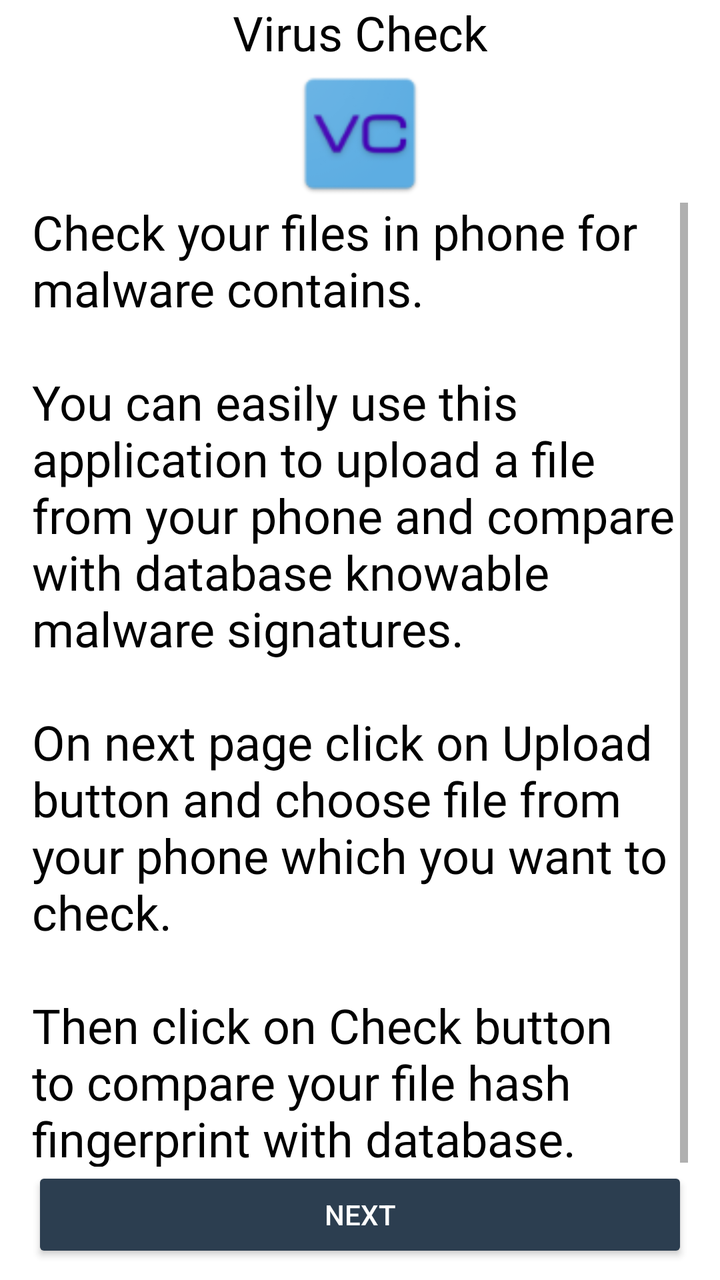
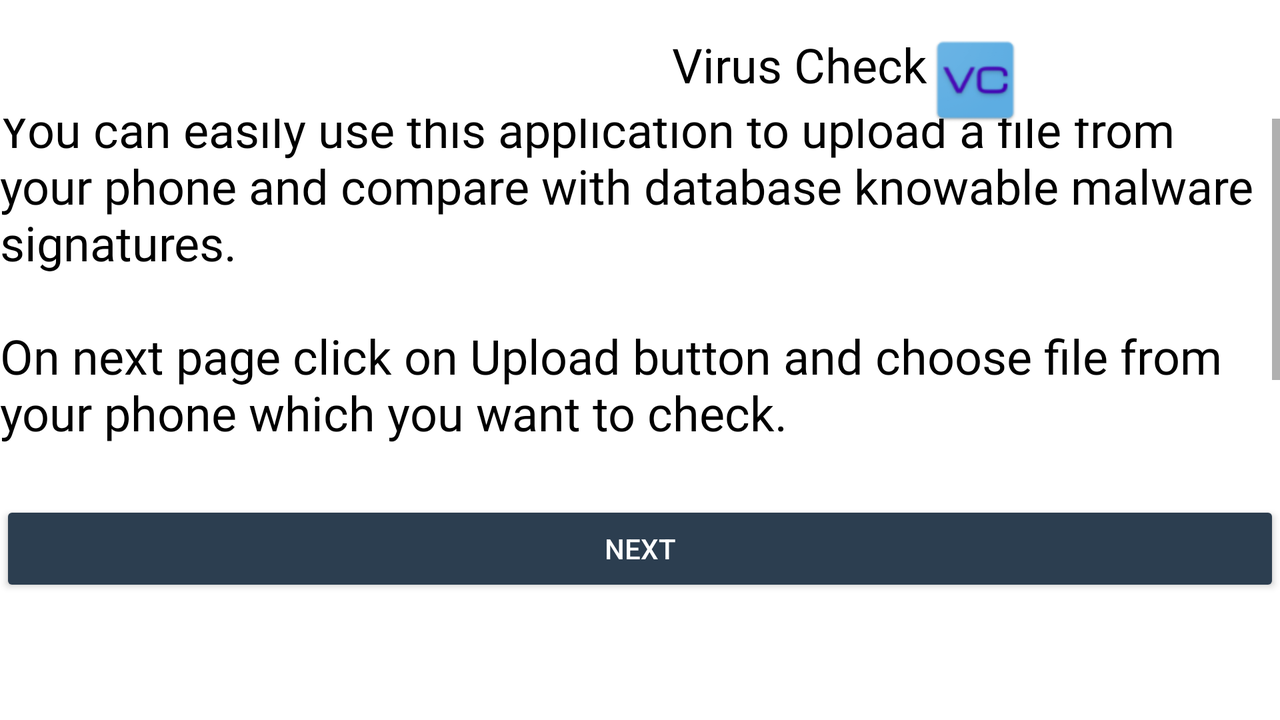

The same Android screen from two of the app's own layout files: first res/layout/ as a phone draws it, then the repository's variant for another configuration, drawn on a device whose configuration selects that folder. Both files follow.
<!-- AndroidManifest.xml: application theme Theme.VirusCheckApp -->
<!-- res/layout/activity_main.xml -->
<?xml version="1.0" encoding="utf-8"?>
<LinearLayout xmlns:android="http://schemas.android.com/apk/res/android"
    xmlns:app="http://schemas.android.com/apk/res-auto"
    xmlns:tools="http://schemas.android.com/tools"
    android:layout_width="match_parent"
    android:layout_height="match_parent"
    android:layout_gravity="center"
    android:orientation="vertical"
    android:paddingStart="16dp"
    android:paddingEnd="16dp"
    android:textAlignment="center"
    tools:context=".MainActivity">

    <TextView
        style="@style/TextStyle"
        android:layout_width="match_parent"
        android:layout_height="wrap_content"
        android:text="@string/virus_check"
        android:textAlignment="center"
        android:textColor="#000000" />

    <ImageView
        android:id="@+id/imageView"
        android:layout_width="match_parent"
        android:layout_height="69dp"
        android:contentDescription="@string/welcomepageicon"
        app:srcCompat="@drawable/viruscheckicon" />

    <ScrollView
        android:id="@+id/welcome_scroll"
        android:layout_width="match_parent"
        android:layout_height="482dp">

        <TextView
            android:id="@+id/welcome_text"
            style="@style/TextStyle"
            android:layout_width="match_parent"
            android:layout_height="wrap_content"
            android:text="@string/bio"
            android:textColor="#000000" />
    </ScrollView>

    <Button
        android:id="@+id/button"
        style="@style/Widget.AppCompat.Button.Colored"
        android:layout_width="match_parent"
        android:layout_height="wrap_content"
        android:onClick="launchSecondActivity"
        android:text="@string/next" />

</LinearLayout>
<!-- resources referenced by this layout -->
<resources>
  <!-- drawable viruscheckicon: png bitmap (drawable-hdpi, 3946 bytes) -->
  <string name="bio">
  Check your files in phone for malware contains.
  \n\nYou can easily use this application to upload a file from your phone and compare with database knowable malware signatures.
  \n\nOn next page click on Upload button and choose file from your phone which you want to check.
  \n\nThen click on Check button to compare your file hash fingerprint with database.
      </string>
  <string name="next">Next</string>
  <string name="virus_check">Virus Check</string>
  <string name="welcomepageicon">welcomePageIcon</string>
  <style name="TextStyle">
          <item name="android:layout_marginTop">@dimen/layout_margin</item>
          <item name="android:fontFamily">@font/roboto</item>
          <item name="android:paddingTop">@dimen/small_padding</item>
          <item name="android:paddingBottom">@dimen/small_padding</item>
          <item name="android:textSize">24sp</item>
          <item name="android:layout_gravity">center</item>
      </style>
  <style name="Theme.VirusCheckApp" parent="Theme.MaterialComponents.DayNight.DarkActionBar">
          
          <item name="colorPrimary">@color/grey_200</item>
          <item name="colorPrimaryVariant">@color/grey_200</item>
          <item name="colorOnPrimary">@color/white</item>
          
          <item name="colorSecondary">@color/teal_200</item>
          <item name="colorSecondaryVariant">@color/teal_700</item>
          <item name="colorOnSecondary">@color/black</item>
          
          <item name="android:statusBarColor" tools:targetApi="l">?attr/colorPrimaryVariant</item>
          
      </style>
  <color name="grey_200">#2C3E50</color>
  <color name="white">#FFFFFFFF</color>
  <color name="teal_200">#FF03DAC5</color>
  <color name="teal_700">#FF018786</color>
  <color name="black">#FF000000</color>
</resources>
<!-- res/layout-land/activity_main.xml (the repository's variant of the layout above) -->
<!-- drawn on the phone turned sideways -->
<?xml version="1.0" encoding="utf-8"?>
<androidx.constraintlayout.widget.ConstraintLayout xmlns:android="http://schemas.android.com/apk/res/android"
    xmlns:app="http://schemas.android.com/apk/res-auto"
    xmlns:tools="http://schemas.android.com/tools"
    android:id="@+id/linearLayout2"
    android:layout_width="match_parent"
    android:layout_height="match_parent"
    android:layout_gravity="center"
    android:textAlignment="center"
    tools:context=".MainActivity">

    <TextView
        android:id="@+id/textView"
        style="@style/TextStyle"
        android:layout_width="wrap_content"
        android:layout_height="wrap_content"
        android:layout_marginStart="336dp"
        android:layout_marginTop="16dp"
        android:text="@string/virus_check"
        android:textAlignment="center"
        android:textColor="#000000"
        app:layout_constraintStart_toStartOf="parent"
        app:layout_constraintTop_toTopOf="parent" />


    <ImageView
        android:id="@+id/imageView"
        android:layout_width="wrap_content"
        android:layout_height="wrap_content"
        android:layout_marginTop="16dp"
        android:contentDescription="@string/welcomepageicon"
        app:layout_constraintStart_toEndOf="@+id/textView"
        app:layout_constraintTop_toTopOf="parent"
        app:srcCompat="@drawable/viruscheckicon" />

    <ScrollView
        android:id="@+id/scrollView3"
        android:layout_width="match_parent"
        android:layout_height="180dp"
        android:layout_marginTop="11dp"
        app:layout_constraintStart_toStartOf="parent"
        app:layout_constraintTop_toBottomOf="@+id/textView">

        <TextView
            android:id="@+id/textView12"
            style="@style/TextStyle"
            android:layout_width="match_parent"
            android:layout_height="wrap_content"
            android:text="@string/bio"
            android:textColor="#000000" />
    </ScrollView>

    <Button
        android:id="@+id/button"
        style="@style/Widget.AppCompat.Button.Colored"
        android:layout_width="match_parent"
        android:layout_height="wrap_content"
        android:layout_marginTop="11dp"
        android:onClick="launchSecondActivity"
        android:text="@string/next"
        app:layout_constraintStart_toStartOf="parent"
        app:layout_constraintTop_toBottomOf="@+id/scrollView3" />

</androidx.constraintlayout.widget.ConstraintLayout>
